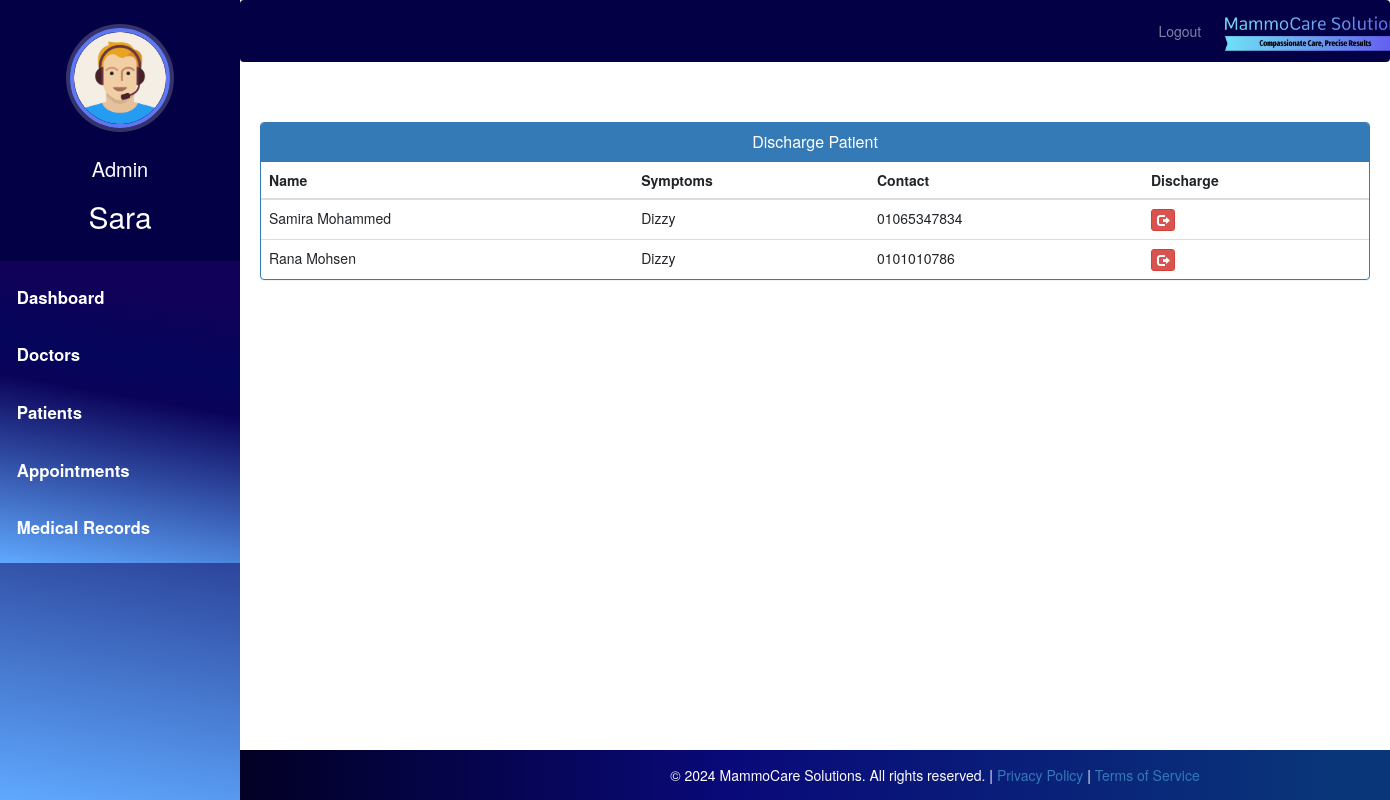
Screenshot of /admin-discharge-patient (signed in) with the database file from the repository.
### hospital/models.py (models this page shows, shortened)
class Patient(models.Model):
    user=models.OneToOneField(User,on_delete=models.CASCADE)
    profile_pic= models.ImageField(upload_to='profile_pic/PatientProfilePic/',null=True,blank=True)
    address = models.CharField(max_length=40)
    mobile = models.CharField(max_length=20,null=False)
    symptoms = models.CharField(max_length=100,null=False)
    assignedDoctorId = models.PositiveIntegerField(null=True)
    admitDate=models.DateField(auto_now=True)
    dob = models.DateField()
    status=models.BooleanField(default=False)
    @property
    def get_name(self):
        return self.user.first_name+" "+self.user.last_name

### hospital/views.py (the view)
# urls.py: path('admin-discharge-patient', views.admin_discharge_patient_view,name='admin-discharge-patient'),
@login_required(login_url='adminlogin')
@user_passes_test(is_admin)
def admin_discharge_patient_view(request):
    patients=models.Patient.objects.all().filter(status=True)
    return render(request,'hospital/admin_discharge_patient.html',{'patients':patients})

### hospital/views.py (called while the page is built)
def is_admin(user):
    return user.groups.filter(name='ADMIN').exists()

### templates/hospital/admin_discharge_patient.html (shortened to what this page needs)
{% extends 'hospital/admin_base.html' %}
{% load static %}
{% block content %}
<head>
  <link href="//netdna.bootstrapcdn.com/bootstrap/3.0.0/css/bootstrap.min.css" rel="stylesheet" id="bootstrap-css">
</head>
<div class="container">
  <div class="panel panel-primary">
    <div class="panel-heading">
      <h6 class="panel-title">Discharge Patient</h6>
    </div>
    <table class="table table-hover" id="dev-table">
      <thead>
        <tr>
          <th>Name</th>
          <th>Symptoms</th>
          <th>Contact</th>
          <th>Discharge</th>
        </tr>
      </thead>
      {% for p in patients %}
      <tr>
        <td> {{p.get_name}}</td>
        <td>{{p.symptoms}}</td>
        <td>{{p.mobile}}</td>
        <td><a class="btn btn-danger btn-xs" href="{% url 'discharge-patient' p.id  %}"><span class="glyphicon glyphicon-log-out"></span></a></td>
      </tr>
      {% endfor %}
    </table>
  </div>
</div>
<div class="footer-container">
  <footer>
    <div class="footer-content">
      <p>
        &copy; 2024 MammoCare Solutions. All rights reserved. | <a href="/privacy_policy">Privacy Policy</a> | <a href="/terms">Terms of Service</a>
      </p>
    </div>
  </footer>
</div>
{% endblock content %}

### templates/hospital/admin_base.html (shortened to what this page needs)
<!DOCTYPE html>
{% load static %}
<html lang="en">
<head>
  <link rel="stylesheet" href="https://stackpath.bootstrapcdn.com/bootstrap/4.3.1/css/bootstrap.min.css">
  <link rel="stylesheet" href="https://maxcdn.bootstrapcdn.com/font-awesome/4.7.0/css/font-awesome.min.css">
  <link rel="stylesheet" href="{% static '/style.css' %}">
</head>
<body>
  <nav class="menu" tabindex="0">
    <header class="avatar">
      <div style="display: inline-block;">
        <img src="{% static "images/adminpropic.png" %}" />
        <br><br>
        <h6 style="color: white; font-size: 20px;">Admin</h6>
      </div>
      <h2>{{ request.user.first_name }}</h2>
    </header>
    <ul>
      <li tabindex="0" class="icon-dashboard"> <a style="color:white; text-decoration:none;" href="/admin-dashboard"><span>Dashboard</span></a> </li>
      <li tabindex="0" class="icon-customers"> <a style="color:white; text-decoration:none;" href="/admin-doctor"><span>Doctors</span></a></li>
      <li tabindex="0" class="icon-users"> <a style="color:white; text-decoration:none;" href="/admin-patient"><span>Patients</span></a></li>
      <li tabindex="0" class="icon-calendar"> <a style="color:white; text-decoration:none;" href="/admin-appointment"><span>Appointments</span></a></li>
      <li tabindex="0" class="icon-calendar"> <a style="color:white; text-decoration:none;" href="/admin-medical-records"><span>Medical Records</span></a></li>
    </ul>
  </nav>
  <main>
    <div class="bs-example">
      <nav class="navbar navbar-expand-md navbar-dark fixed-top" style="background:#040046;">
        <div class="navbar-nav" style=" margin-left: 80%;">
          <a href="/index" class="nav-item nav-link">Logout</a>
        </div>
        <a href="/admin-dashboard" class="navbar-brand">
          <img src="{% static 'images/mammocare-logo.jpeg' %}" alt="Logo" height="40" style="margin-top: -7px;">
        </a>
      </nav>
    </div>
    <br><br>
    {% block content %}
    {% endblock content %}
    <br><br><br><br>
    <footer>
      <br>
      <div class="container">
      </div>
    </footer>
  </main>
</body>
</html>

### static/style.css (style rules this page uses)
body { padding-left: 240px; }
main { position: relative; height: 100vh; }
.menu { background: #5bc995; height: 100vh; width: 240px; position: fixed; top: 0px; left: 0; z-index: 5; outline: none; }
.menu .avatar { background: rgba(0, 0, 0, 0.1); padding: 2em 0.5em; text-align: center; }
.menu .avatar img { width: 100px; border-radius: 50%; overflow: hidden; border: 4px solid #ffea92; box-shadow: 0 0 0 4px rgba(255, 255, 255, 0.2); }
.menu .avatar h2 { font-weight: normal; margin-bottom: 0; }
.menu ul { list-style: none; padding: 0.5em 0; margin: 0; }
.menu ul li { padding: 0.5em 1em 0.5em 3em; font-size: 0.95em; font-weight: regular; background-repeat: no-repeat; background-position: left 15px center; background-size: auto 20px; transition: all 0.15s linear; cursor: pointer; }
.menu ul li.icon-dashboard { background-image: url("http://www.entypo.com/images//gauge.svg"); }
.menu ul li.icon-customers { background-image: url("http://www.entypo.com/images//briefcase.svg"); }
.menu ul li.icon-users { background-image: url("http://www.entypo.com/images//users.svg"); }
.menu ul li.icon-calendar { background-image: url("http://www.entypo.com/images//calendar.svg"); }

### templates/hospital/admin_base.html (style rules this page uses)
a:link { text-decoration: none; }
a { color: white; }
footer { padding: 0px 0px 0px 0px; background-color: black; margin: 0px; }
p { text-align: center; }
body { padding-left: 240px; }
main { position: relative; height: 100vh; }
.menu { background: #03a9f4; height: 100vh; width: 240px; position: fixed; top: 0px; left: 0; z-index: 5; outline: none; }
.menu .avatar { background: rgba(0, 0, 0, 0.1); padding: 2em 0.5em; text-align: center; }
.menu .avatar img { width: 100px; border-radius: 50%; overflow: hidden; border: 4px solid #ffea92; box-shadow: 0 0 0 4px rgba(255, 255, 255, 0.2); }
.menu .avatar h2 { font-weight: normal; margin-bottom: 0; }
.menu ul { list-style: none; padding: 0.5em 0; margin: 0; }
.menu ul li { padding: 0.5em 1em 0.5em 3em; font-size: 0.95em; font-weight: regular; background-repeat: no-repeat; background-position: left 15px center; background-size: auto 20px; transition: all 0.15s linear; cursor: pointer; }
.menu ul li.icon-dashboard { background-image: url("http://www.entypo.com/images//gauge.svg"); }
.menu ul li.icon-customers { background-image: url("http://www.entypo.com/images//briefcase.svg"); }
.menu ul li.icon-users { background-image: url("http://www.entypo.com/images//users.svg"); }
.menu ul li.icon-calendar { background-image: url("http://www.entypo.com/images//calendar.svg"); }
body { padding-left: 240px; margin-top: 50px; }
.menu { background: rgb(2,0,36); background: linear-gradient(10deg, rgba(2,0,36,1) 0%, rgba(95,169,255,1) 0%, rgba(11,3,90,1) 55%, rgba(4,5,92,1) 66%, rgba(18,1,88,0.9568160027682948) 87%); height: 100vh; width: 240px; position: fixed; top: 0px; left: 0; z-index: 5; outline: none; transition: left 0.3s; }
.menu .avatar { background: #040046; padding: 2em 0.5em; text-align: center; }
.menu .avatar img { width: 100px; height: 100px; border-radius: 50%; overflow: hidden; border: 4px solid #5f77f0; box-shadow: 0 0 0 4px rgba(255, 255, 255, 0.2); }
.menu .avatar h2 { font-weight: normal; margin-bottom: 0; color: #fff; margin-top: 10px; }
.menu ul { list-style: none; padding: 0.5em 0; margin: 0; background: rgb(2,0,36); background: linear-gradient(10deg, rgba(2,0,36,1) 0%, rgba(95,169,255,1) 0%, rgba(11,3,90,1) 55%, rgba(4,5,92,1) 66%, rgba(18,1,88,0.9568160027682948) 87%); }
.menu ul li { padding: 1em; font-size: 1.2em; font-weight: bold; transition: background-color 0.3s ease; }
.menu ul li a { color: #fff; text-decoration: none; }
footer { padding: 0px 0px 0px 0px; background: rgb(2, 0, 36); background: linear-gradient(90deg, rgba(2, 0, 36, 1) 0%, rgba(9, 9, 121, 1) 35%, rgba(9, 53, 121, 1) 78%); margin: 0px; position: fixed; bottom: 0; width: 100%; height: 50px; text-align: center; }

### templates/hospital/admin_discharge_patient.html (style rules this page uses)
.footer-container { position: fixed; width: 100%; z-index: 1001; }
.footer-content { padding: 10px 0; bottom: 0px; }
footer { padding: 0px 0px; background: rgb(2, 0, 36); background: linear-gradient(90deg, rgba(2, 0, 36, 1) 0%, rgba(9, 9, 121, 1) 35%, rgba(9, 53, 121, 1) 78%); position: fixed; margin: 0px; width: 100%; height: 50px; color: white; z-index: 0; }
footer p { margin: 5px 0; font-size: 14px; }
a:link { text-decoration: none; }
h6 { text-align: center; }

### rows the page displays
Patient: get_name "Samira Mohammed", symptoms "Dizzy", mobile "01065347834"
Patient: get_name "Rana Mohsen", symptoms "Dizzy", mobile "0101010786"

### other values shown
{{ request.user.first_name }} "Sara"
